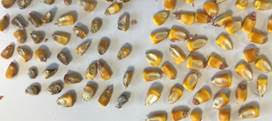
#> input picture grains.jpg, 272 x 121 px
$ jupyter execute openCV-watershed-tutorial.ipynb
#> lines starting #> are read from the running program, lines starting #| are printed output that depends on the picture; after the words box and inside, x2 and y2 are one past the last pixel; in counts of white or black regions, pixels touching at a corner belong together
[cell 1]
import numpy as np
import cv2
import matplotlib.pyplot as plt

Let's see if the techniques explained in the openCV watershed tutorial can be applied to a slightly more complicated image of corn grains (https://docs.opencv.org/3.1.0/d3/db4/tutorial_py_watershed.html).

[cell 2]
#Load the image
grains = cv2.imread('grains.jpg')
#> grains is the input picture: shape (121, 272, 3); mean B, G, R 143, 169.9, 185.5
plt.imshow(grains)
plt.show()

Begin with the approximation of the real image. Following the tutorial, I'll stick to the same binarization technique.

[cell 3]
gray_scale = cv2.cvtColor(grains,cv2.COLOR_BGR2GRAY)
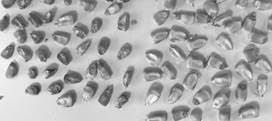
#> gray_scale: shape (121, 272); min 18, max 253, mean 171.5
ret, thresh = cv2.threshold(gray_scale,0,255,cv2.THRESH_BINARY_INV+cv2.THRESH_OTSU)
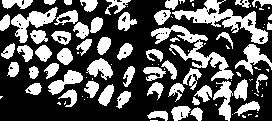
#> thresh: shape (121, 272); 35% white; 104 white regions (48 under 20 px), largest, box (x1, y1, x2, y2) and area: (172, 0, 268, 44) 1260, (151, 25, 234, 81) 1176, (11, 7, 58, 43) 643
#> ret = 160
plt.imshow(thresh)
plt.show()

At this point, it can already be seen that the lights and shadows of the corn grains make for a more difficult task than the coins. The approximation is not as perfect as the one on the example, but let's move forward and see what happens.

The removal of white noises, might help to paint a clearer picture. However, it must be taken into account that some grains have been identifyied as white noise and thus disappearead from our approximation.

[cell 4]
# noise removal
kernel = np.ones((3,3),np.uint8)
opening = cv2.morphologyEx(thresh,cv2.MORPH_OPEN,kernel, iterations = 2)
#> opening: shape (121, 272); 24.8% white; 67 white regions, largest, box (x1, y1, x2, y2) and area: (215, 10, 267, 43) 561, (12, 8, 57, 28) 459, (50, 71, 82, 94) 352

plt.imshow(opening)
plt.show()

The following step would be to identify:
* Foreground area
* Background area
* Unknown area

Since grains are touching with each other, it's better to apply distance transform instead of erosion (that would simply remove the borders of the grains). This process will allow us to know what is for sure a grain.

[cell 5]
# Finding sure foreground area
dist_transform = cv2.distanceTransform(opening,cv2.DIST_L2,5)
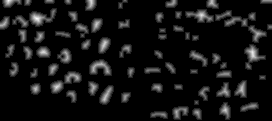
#> dist_transform: shape (121, 272) float32; min 0, max 7.19, mean 0.543; drawn with min black and max white
ret, sure_fg = cv2.threshold(dist_transform,0.5*dist_transform.max(),255,0) #The 0.5 coefficient allows to
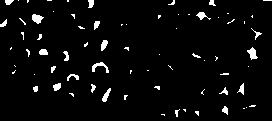
#> sure_fg: shape (121, 272) float32; 4% white; 72 white regions (49 under 20 px), largest, box (x1, y1, x2, y2) and area: (32, 14, 44, 24) 76, (247, 47, 258, 60) 76, (92, 62, 109, 73) 75
#> ret = 3.6
#customize the radius of the distance transform
plt.imshow(sure_fg)
plt.show()

To obtain the area that we know for sure they are not grains, we use dilation (increasing the boundaries into the background). Sure background is represented in the darker, blackish, colour.

[cell 6]
# sure background area
sure_bg = cv2.dilate(opening,kernel,iterations=3)
#> sure_bg: shape (121, 272); 57.5% white; 14 black regions (4 under 20 px), largest, box (x1, y1, x2, y2) and area: (0, 0, 272, 121) 11921, (46, 0, 97, 78) 782, (222, 0, 272, 26) 546
plt.imshow(sure_bg)
plt.show()

Knowing the foreground and background, we can easily obtain the unknown area by simply substracting foreground from background.

[cell 7]
# Finding unknown region
sure_fg = np.uint8(sure_fg)
unknown = cv2.subtract(sure_bg,sure_fg)
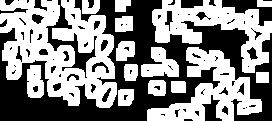
#> unknown: shape (121, 272); 53.6% white; 86 black regions (53 under 20 px), largest, box (x1, y1, x2, y2) and area: (0, 0, 272, 121) 11921, (46, 0, 97, 78) 782, (222, 0, 272, 26) 546
plt.imshow(unknown)
plt.show()

Now that the different areas are identified , we can proceed to mark the image before the use of watershed.

NOTE: cv2.connectedComponents() marks unknown regions as 0, and known regions starting from 1. Therefore, we'll need to manually mark the background as 1.

[cell 8]
# Marker labelling
ret, markers = cv2.connectedComponents(sure_fg)
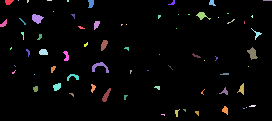
#> markers: shape (121, 272) int32; 73 distinct labels, from 0 to 72; one colour per label, 0 black
#> ret = 73

# Add one to all labels so that sure background is not 0, but 1
markers = markers+1
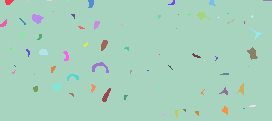
#> markers: shape (121, 272) int32; 73 distinct labels, from 1 to 73; one colour per label, 0 black

# Now, mark the region of unknown with zero
markers[unknown==255] = 0
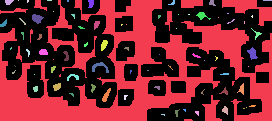
#> markers: shape (121, 272) int32; 74 distinct labels, from 0 to 73; one colour per label, 0 black

plt.imshow(markers)
plt.show()

[cell 9]
#Apply watershed
markers = cv2.watershed(grains,markers)
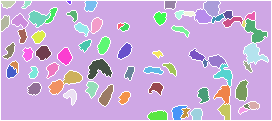
#> markers: shape (121, 272) int32; 71 distinct labels, from -1 to 73; one colour per label, 0 black, -1 white
plt.imshow(markers)
plt.show()

## FINAL RESULT

As it can be seen, we have some success in identifying grains. However, the result is not very satisfying and more work should be done to fine-tune this process.

If further improving was not possible, probably this technique should be discarded altogether and try to find another one in order to recognise the grains.

[cell 10]
grains[markers == -1] = [255,0,0]
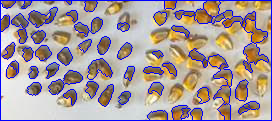
#> grains: shape (121, 272, 3); 9.74% of pixels changed, all inside (x1, y1, x2, y2) = (0, 0, 272, 121)
plt.imshow(grains)
plt.show()
